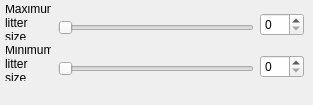
               <widget class="QWidget" name="page_17">
                <widget class="QWidget" name="layoutWidget">
                 <property name="geometry">
                  <rect>
                   <x>5</x>
                   <y>5</y>
                   <width>46</width>
                   <height>76</height>
                  </rect>
                 </property>
                 <layout class="QVBoxLayout" name="verticalLayout_6">
                  <item>
                   <widget class="QLabel" name="label_70">
                    <property name="text">
                     <string>Maximum litter size</string>
                    </property>
                    <property name="wordWrap">
                     <bool>true</bool>
                    </property>
                   </widget>
                  </item>
                  <item>
                   <widget class="QLabel" name="label_69">
                    <property name="text">
                     <string>Minimum litter size</string>
                    </property>
                    <property name="wordWrap">
                     <bool>true</bool>
                    </property>
                   </widget>
                  </item>
                 </layout>
                </widget>
                <widget class="QWidget" name="layoutWidget">
                 <property name="geometry">
                  <rect>
                   <x>58</x>
                   <y>0</y>
                   <width>196</width>
                   <height>96</height>
                  </rect>
                 </property>
                 <layout class="QVBoxLayout" name="verticalLayout_10">
                  <item>
                   <widget class="QSlider" name="horizontalSlider_40">
                    <property name="orientation">
                     <enum>Qt::Horizontal</enum>
                    </property>
                   </widget>
                  </item>
                  <item>
                   <widget class="QSlider" name="horizontalSlider_39">
                    <property name="orientation">
                     <enum>Qt::Horizontal</enum>
                    </property>
                   </widget>
                  </item>
                 </layout>
                </widget>
                <widget class="QWidget" name="layoutWidget">
                 <property name="geometry">
                  <rect>
                   <x>260</x>
                   <y>0</y>
                   <width>44</width>
                   <height>91</height>
                  </rect>
                 </property>
                 <layout class="QVBoxLayout" name="verticalLayout_12">
                  <item>
                   <widget class="QSpinBox" name="spinBox_31"/>
                  </item>
                  <item>
                   <widget class="QSpinBox" name="spinBox_26"/>
                  </item>
                 </layout>
                </widget>
               </widget>
